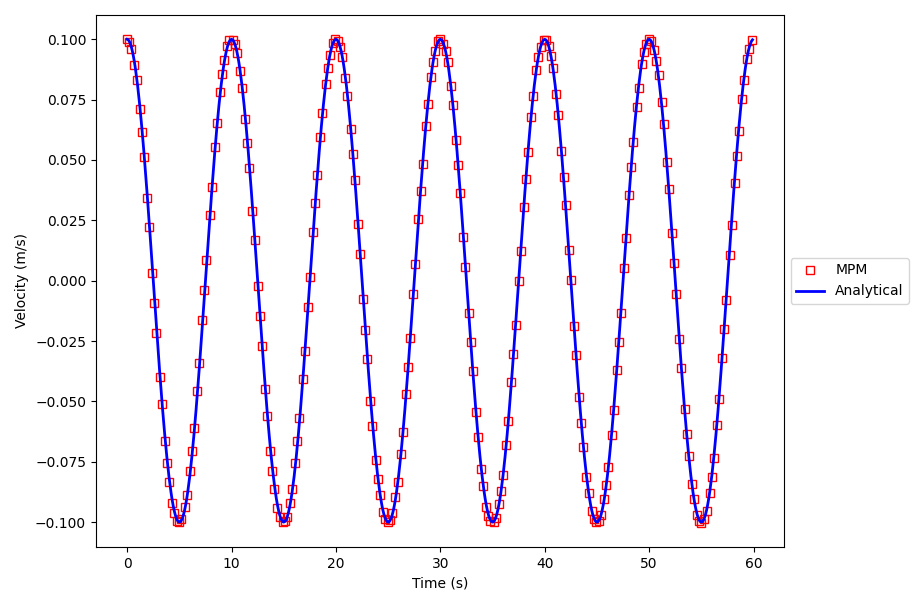

This figure's Python source:
#!/usr/bin/env python3
# -*- coding: utf-8 -*-
"""
Purpose
-------
This example approximates the continuum 1D bar vibration problem using MPM.

Data
----
Created on Sat Mar 20 20:25:53 2021

Author
------
Fabricio Fernandez (<fabricio.hmf@gmail.com>)
"""

# include the modules' path to the current path
import sys
sys.path.append("..")

# external modules
import matplotlib.pyplot as plt # for plot
import numpy as np # for sin

# local modules
from modules import mesh # for mesh definition
from modules import material # for material definition
from modules import setup # for setup the problem
from modules import solver # for solving the problem in time

# bar length
L=25

# number of elements
nelements=15

# create an 1D mesh
msh = mesh.mesh_1D(L=L,nelem=nelements)

# define a linear material 
elastic = material.linear_elastic(E=100,density=1)

# put particles in mesh element and set the material
msh.put_particles_in_all_mesh_elements(ppelem=2,material=elastic)

# setup the model
msetup = setup.model_setup()
msetup.interpolation_type="linear"
msetup.integration_scheme="MUSL"
msetup.time=60
msetup.dt=0.1
msetup.solution_particle=-1
msetup.solution_field='velocity'
msetup.damping_local_alpha=0.0

# verify time step
dt_critical=msh.elements[0].L/(elastic.E/elastic.density)**0.5
msetup.dt = msetup.dt if msetup.dt < dt_critical else dt_critical

# impose initial condition in particles
vo=0.1
b1=np.pi/2.0/L
for ip in msh.particles:
  ip.velocity=vo*np.sin(b1*ip.position)

# solve the problem in time
solver.explicit_solution(msh,msetup)

# subset for numerical solution
n_values = 250
indices = np.linspace(0, len(msetup.solution_array[0])-1, n_values, dtype=int)

y_subset = []
x_subset = []

for i_index in range(len(indices)): 
    x_subset.append(msetup.solution_array[0][indices[i_index]])
    y_subset.append(msetup.solution_array[1][indices[i_index]])
    
# plot mpm solution
plt.plot(x_subset,y_subset,' ',color='r',marker='s',markerfacecolor='none',label='MPM')


# plot the analytical solution
from analitical_solutions import analitical_solution_continuum_bar_vibration as cbv
[anal_xt,anal_vt, anal_t] = cbv.continuum_bar_vibration_solution(L,elastic.E,elastic.density,msetup.time,msetup.dt,vo,msh.particles[msetup.solution_particle].position)
plt.plot(anal_t,anal_vt,'b',linewidth=2,label='Analytical')

# configure axis, legends and show plot
plt.xlabel('Time (s)')
plt.ylabel('Velocity (m/s)')
plt.legend(loc='center left', bbox_to_anchor=(1.0, 0.5))
plt.show()
